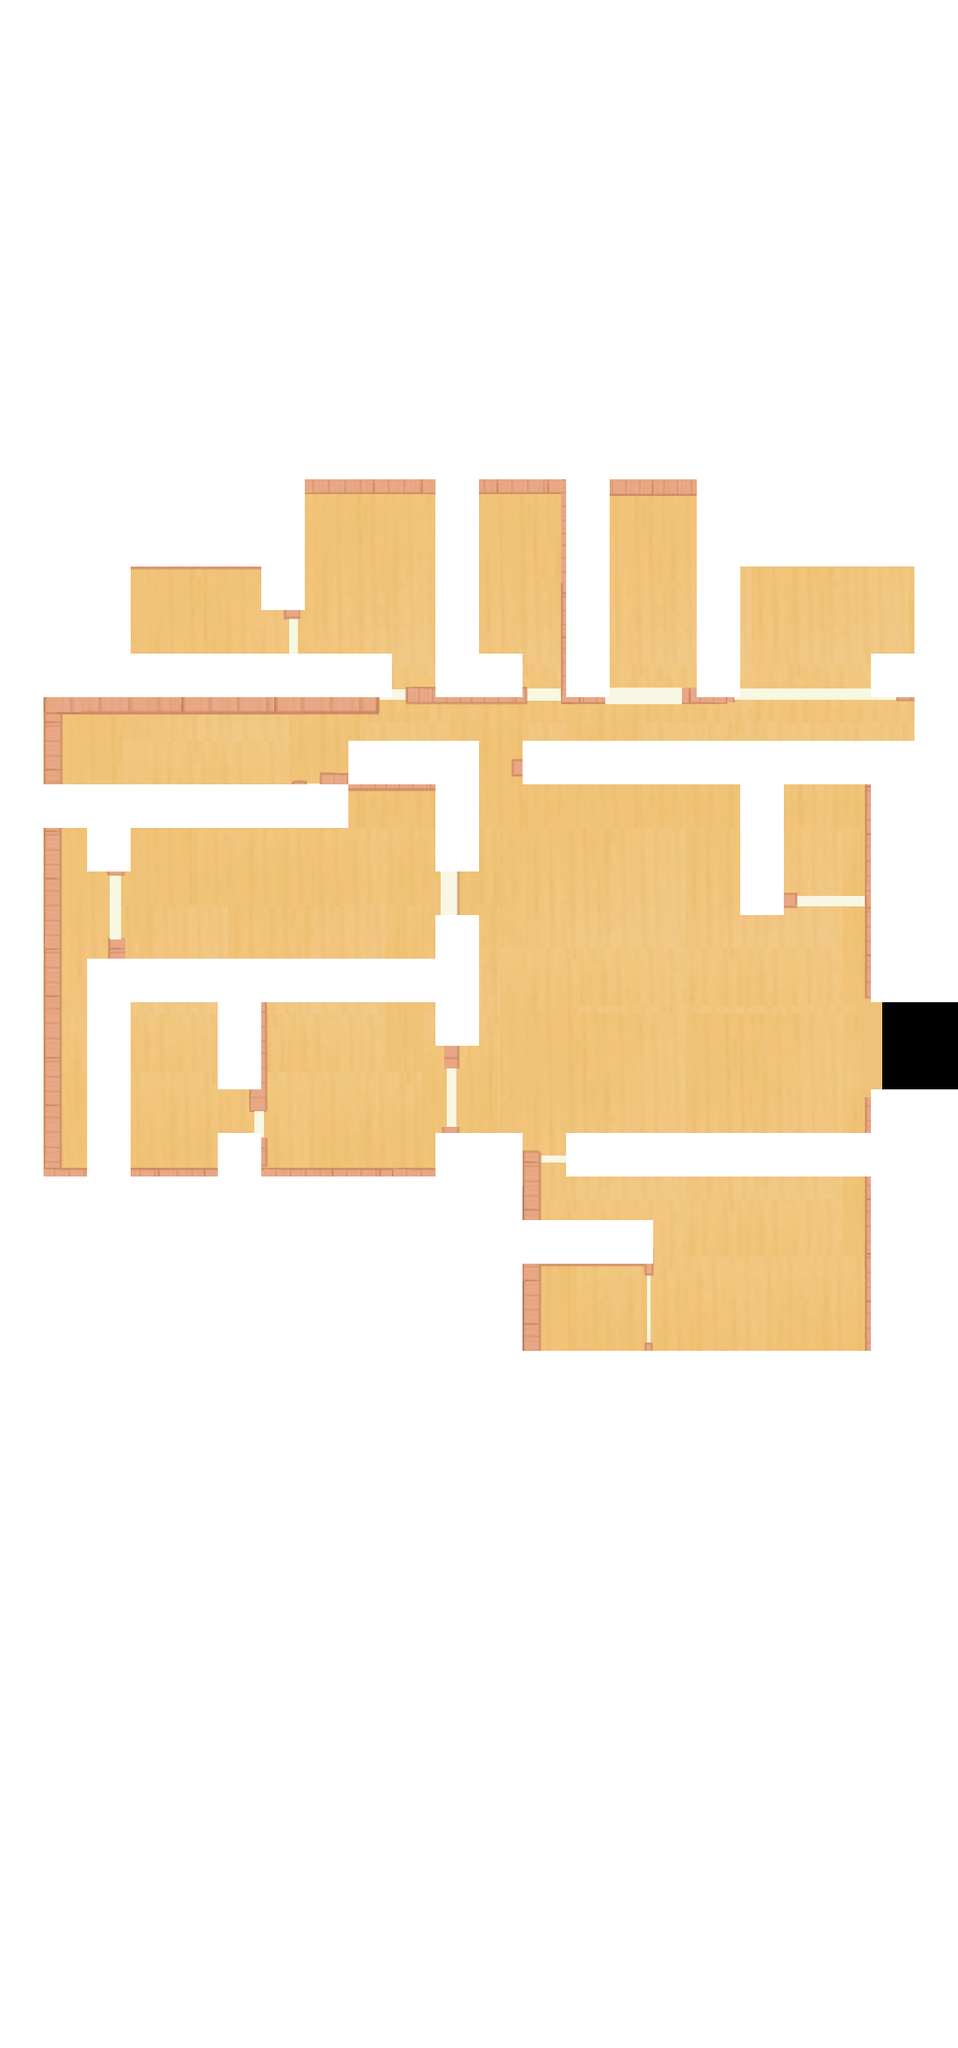

A level layout from a 2D game, rendered from its tile map. Below: a short description, then the map file with its tile-grid data intact:
An orthogonal 22x47 tile map with 50x50 px tiles, 2 tile layers (Map, AStar).

<map version="1.10" tiledversion="1.11.2" orientation="orthogonal" renderorder="right-down" width="22" height="47" tilewidth="50" tileheight="50" infinite="0" nextlayerid="3" nextobjectid="1">
 <tileset firstgid="1" source="map5.tsx" />
 <layer id="1" name="Map" width="22" height="47">
  <data encoding="csv">
0,0,0,0,0,0,0,0,0,0,0,0,0,0,0,0,0,0,0,0,0,0,
0,0,0,0,0,0,0,0,0,0,0,0,0,0,0,0,0,0,0,0,0,0,
0,0,0,0,0,0,0,0,0,0,0,0,0,0,0,0,0,0,0,0,0,0,
0,0,0,0,0,0,0,0,0,0,0,0,0,0,0,0,0,0,0,0,0,0,
0,0,0,0,0,0,0,0,0,0,0,0,0,0,0,0,0,0,0,0,0,0,
0,0,0,0,0,0,0,0,0,0,0,0,0,0,0,0,0,0,0,0,0,0,
0,0,0,0,0,0,0,0,0,0,0,0,0,0,0,0,0,0,0,0,0,0,
0,0,0,0,0,0,0,0,0,0,0,0,0,0,0,0,0,0,0,0,0,0,
0,0,0,0,0,0,0,0,0,0,0,0,0,0,0,0,0,0,0,0,0,0,
0,0,0,0,0,0,0,0,0,0,0,0,0,0,0,0,0,0,0,0,0,0,
0,0,0,0,0,0,0,0,0,0,0,0,0,0,0,0,0,0,0,0,0,0,
0,1,2,3,4,5,6,7,8,9,10,11,12,13,14,15,16,17,18,19,20,21,
0,22,23,24,25,26,27,28,29,30,31,32,33,34,35,36,37,38,39,40,41,42,
0,43,44,45,46,47,48,49,50,51,52,53,54,55,56,57,58,59,60,61,62,63,
0,64,65,66,67,68,69,70,71,72,73,74,75,76,77,78,79,80,81,82,83,84,
0,85,86,87,88,89,90,91,92,93,94,95,96,97,98,99,100,101,102,103,104,105,
0,106,107,108,109,110,111,112,113,114,115,116,117,118,119,120,121,122,123,124,125,126,
0,127,128,129,130,131,132,133,134,135,136,137,138,139,140,141,142,143,144,145,146,147,
0,148,149,150,151,152,153,154,155,156,157,158,159,160,161,162,163,164,165,166,167,168,
0,169,170,171,172,173,174,175,176,177,178,179,180,181,182,183,184,185,186,187,188,189,
0,190,191,192,193,194,195,196,197,198,199,200,201,202,203,204,205,206,207,208,209,210,
0,211,212,213,214,215,216,217,218,219,220,221,222,223,224,225,226,227,228,229,230,231,
0,232,233,234,235,236,237,238,239,240,241,242,243,244,245,246,247,248,249,250,251,252,
0,253,254,255,256,257,258,259,260,261,262,263,264,265,266,267,268,269,270,271,272,273,
0,274,275,276,277,278,279,280,281,282,283,284,285,286,287,288,289,290,291,292,293,294,
0,295,296,297,298,299,300,301,302,303,304,305,306,307,308,309,310,311,312,313,314,315,
0,316,317,318,319,320,321,322,323,324,325,326,327,328,329,330,331,332,333,334,335,336,
0,337,338,339,340,341,342,343,344,345,346,347,348,349,350,351,352,353,354,355,356,357,
0,358,359,360,361,362,363,364,365,366,367,368,369,370,371,372,373,374,375,376,377,378,
383,384,385,385,385,385,384,385,386,387,388,389,390,391,392,393,394,395,396,397,398,399,
404,405,406,406,406,406,405,406,407,408,409,410,411,412,413,414,415,416,417,418,419,420,
425,426,427,427,427,427,426,427,428,429,430,431,432,433,434,435,436,437,438,439,440,441,
0,0,0,425,426,427,0,0,0,0,0,0,0,0,0,0,0,0,0,0,0,0,
0,0,0,0,0,0,0,0,0,0,0,0,0,0,0,0,0,0,0,0,0,0,
0,0,0,0,0,0,0,0,0,0,0,0,0,0,0,0,0,0,0,0,0,0,
0,0,0,0,0,0,0,0,0,0,0,0,0,0,0,0,0,0,0,0,0,0,
0,0,0,0,0,0,0,0,0,0,0,0,0,0,0,0,0,0,0,0,0,0,
0,0,0,0,0,0,0,0,0,0,0,0,0,0,0,0,0,0,0,0,0,0,
0,0,0,0,0,0,0,0,0,0,0,0,0,0,0,0,0,0,0,0,0,0,
0,0,0,0,0,0,0,0,0,0,0,0,0,0,0,0,0,0,0,0,0,0,
0,0,0,0,0,0,0,0,0,0,0,0,0,0,0,0,0,0,0,0,0,0,
0,0,0,0,0,0,0,0,0,0,0,0,0,0,0,0,0,0,0,0,0,0,
0,0,0,0,0,0,0,0,0,0,0,0,0,0,0,0,0,0,0,0,0,0,
0,0,0,0,0,0,0,0,0,0,0,0,0,0,0,0,0,0,0,0,0,0,
0,0,0,0,0,0,0,0,0,0,0,0,0,0,0,0,0,0,0,0,0,0,
0,0,0,0,0,0,0,0,0,0,0,0,0,0,0,0,0,0,0,0,0,0,
0,0,0,0,0,0,0,0,0,0,0,0,0,0,0,0,0,0,0,0,0,0
</data>
 </layer>
 <layer id="2" name="AStar" width="22" height="47">
  <data encoding="csv">
401,401,401,401,401,401,401,401,401,401,401,401,401,401,401,401,401,401,401,401,401,401,
401,401,401,401,401,401,401,401,401,401,401,401,401,401,401,401,401,401,401,401,401,401,
401,401,401,401,401,401,401,401,401,401,401,401,401,401,401,401,401,401,401,401,401,401,
401,401,401,401,401,401,401,401,401,401,401,401,401,401,401,401,401,401,401,401,401,401,
401,401,401,401,401,401,401,401,401,401,401,401,401,401,401,401,401,401,401,401,401,401,
401,401,401,401,401,401,401,401,401,401,401,401,401,401,401,401,401,401,401,401,401,401,
401,401,401,401,401,401,401,401,401,401,401,401,401,401,401,401,401,401,401,401,401,401,
401,401,401,401,401,401,401,401,401,401,401,401,401,401,401,401,401,401,401,401,401,401,
401,401,401,401,401,401,401,401,401,401,401,401,401,401,401,401,401,401,401,401,401,401,
401,401,401,401,401,401,401,401,401,401,401,401,401,401,401,401,401,401,401,401,401,401,
401,401,401,401,401,401,401,401,401,401,421,401,401,401,401,401,401,401,401,401,401,401,
421,421,421,421,421,421,421,0,0,0,421,0,0,422,0,0,421,421,421,421,421,421,
421,421,421,421,421,421,421,0,0,0,421,0,0,422,0,0,421,421,421,421,421,421,
421,421,421,0,0,0,421,0,0,0,421,0,0,422,0,0,422,0,0,0,0,422,
421,421,421,0,0,0,0,0,0,0,421,0,0,422,0,0,422,0,0,0,0,422,
421,421,421,421,421,421,421,421,422,0,421,422,0,422,0,0,422,0,0,0,422,422,
421,0,0,0,0,0,0,0,0,0,0,0,0,0,0,0,0,0,0,0,0,422,
421,0,0,0,0,0,0,0,422,422,422,0,422,422,422,422,422,422,422,422,422,421,
422,422,422,422,422,422,422,422,0,0,422,0,0,0,0,0,0,422,0,0,421,421,
421,0,422,0,0,0,0,0,0,0,422,0,0,0,0,0,0,422,0,0,421,421,
421,0,0,0,0,0,0,0,0,0,0,0,0,0,0,0,0,422,0,0,421,421,
421,0,0,0,0,0,0,0,0,0,422,0,0,0,0,0,0,0,0,0,421,421,
421,0,422,422,422,422,422,422,422,422,422,0,0,0,0,0,0,0,0,0,421,421,
421,0,422,0,0,422,0,0,0,0,422,0,0,0,0,0,0,0,0,0,0,0,
421,0,422,0,0,422,0,0,0,0,0,0,0,0,0,0,0,0,0,0,0,0,
421,0,422,0,0,0,0,0,0,0,0,0,0,0,0,0,0,0,0,0,422,422,
421,0,422,0,0,422,0,0,0,0,422,422,0,422,422,422,422,422,422,422,422,422,
422,422,422,422,422,422,422,422,422,422,422,422,0,0,0,0,0,0,0,0,422,422,
422,422,422,422,422,422,422,422,422,422,422,422,422,422,422,0,0,0,0,0,422,422,
422,422,422,422,422,422,422,422,422,422,422,422,0,0,0,0,0,0,0,0,422,422,
422,422,422,422,422,422,422,422,422,422,422,422,0,0,0,0,0,0,0,0,422,422,
401,401,401,401,401,401,401,401,401,401,401,401,401,401,401,401,401,401,401,401,401,401,
401,401,401,401,401,401,401,401,401,401,401,401,401,401,401,401,401,401,401,401,401,401,
401,401,401,401,401,401,401,401,401,401,401,401,401,401,401,401,401,401,401,401,401,401,
401,401,401,401,401,401,401,401,401,401,401,401,401,401,401,401,401,401,401,401,401,401,
401,401,401,401,401,401,401,401,401,401,401,401,401,401,401,401,401,401,401,401,401,401,
401,401,401,401,401,401,401,401,401,401,401,401,401,401,401,401,401,401,401,401,401,401,
401,401,401,401,401,401,401,401,401,401,401,401,401,401,401,401,401,401,401,401,401,401,
401,401,401,401,401,401,401,401,401,401,401,401,401,401,401,401,401,401,401,401,401,401,
401,401,401,401,401,401,401,401,401,401,401,401,401,401,401,401,401,401,401,401,401,401,
401,401,401,401,401,401,401,401,401,401,401,401,401,401,401,401,401,401,401,401,401,401,
401,401,401,401,401,401,401,401,401,401,401,401,401,401,401,401,401,401,401,401,401,401,
401,401,401,401,401,401,401,401,401,401,401,401,401,401,401,401,401,401,401,401,401,401,
401,401,401,401,401,401,401,401,401,401,401,401,401,401,401,401,401,401,401,401,401,401,
401,401,401,401,401,401,401,401,401,401,401,401,401,401,401,401,401,401,401,401,401,401,
401,401,401,401,401,401,401,401,401,401,401,401,401,401,401,401,401,401,401,401,401,401,
401,401,401,401,401,401,401,401,401,401,401,401,401,401,401,401,401,401,401,401,401,401
</data>
 </layer>
</map>
